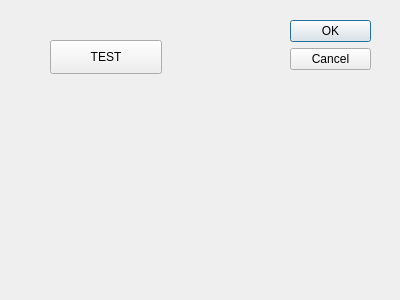
<?xml version="1.0" encoding="UTF-8"?>
<ui version="4.0">
 <class>Dialog</class>
 <widget class="QDialog" name="Dialog">
  <property name="geometry">
   <rect>
    <x>0</x>
    <y>0</y>
    <width>400</width>
    <height>300</height>
   </rect>
  </property>
  <property name="windowTitle">
   <string>Dialog</string>
  </property>
  <widget class="QDialogButtonBox" name="buttonBox">
   <property name="geometry">
    <rect>
     <x>290</x>
     <y>20</y>
     <width>81</width>
     <height>241</height>
    </rect>
   </property>
   <property name="orientation">
    <enum>Qt::Vertical</enum>
   </property>
   <property name="standardButtons">
    <set>QDialogButtonBox::Cancel|QDialogButtonBox::Ok</set>
   </property>
  </widget>
  <widget class="QPushButton" name="pushButton">
   <property name="geometry">
    <rect>
     <x>50</x>
     <y>40</y>
     <width>112</width>
     <height>34</height>
    </rect>
   </property>
   <property name="text">
    <string>TEST</string>
   </property>
  </widget>
 </widget>
 <resources/>
 <connections>
  <connection>
   <sender>buttonBox</sender>
   <signal>accepted()</signal>
   <receiver>Dialog</receiver>
   <slot>accept()</slot>
   <hints>
    <hint type="sourcelabel">
     <x>248</x>
     <y>254</y>
    </hint>
    <hint type="destinationlabel">
     <x>157</x>
     <y>274</y>
    </hint>
   </hints>
  </connection>
  <connection>
   <sender>buttonBox</sender>
   <signal>rejected()</signal>
   <receiver>Dialog</receiver>
   <slot>reject()</slot>
   <hints>
    <hint type="sourcelabel">
     <x>316</x>
     <y>260</y>
    </hint>
    <hint type="destinationlabel">
     <x>286</x>
     <y>274</y>
    </hint>
   </hints>
  </connection>
 </connections>
</ui>
